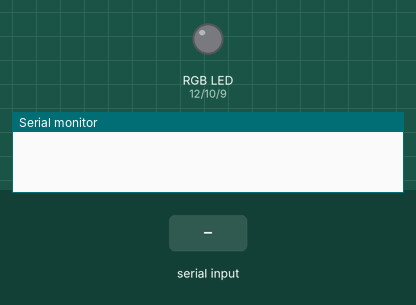
This sketch was run on a simulated Arduino Uno, built with avr-gcc and run on an emulated ATmega328P. Parts: an RGB LED mixed from three pins (HIGH = lit), the last lines printed to the serial monitor. The test bench sets the inputs (shaded band).

Above: at 1.2 s.
1.3 s: "1" received over Serial
At 2.1 s:
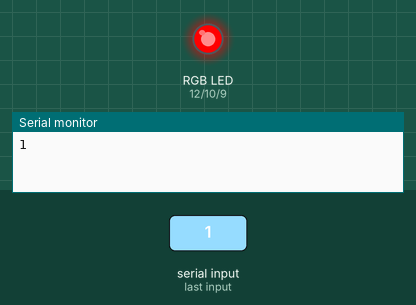
4.3 s: "2" received over Serial
At 4.9 s:
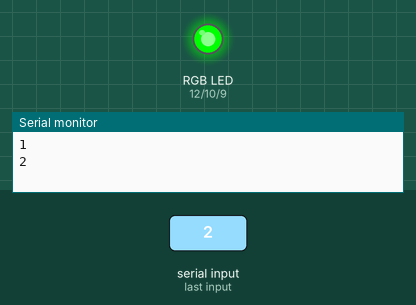
7.3 s: "3" received over Serial
At 8.1 s:
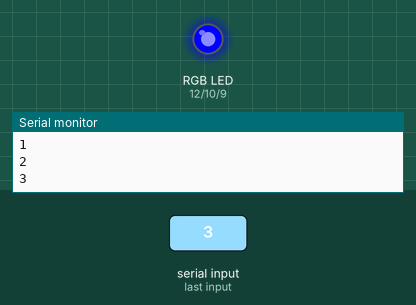
10.3 s: "4" received over Serial
At 10.7 s:
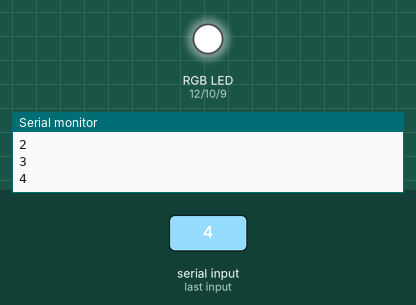
13.3 s: "5" received over Serial
At 14.1 s:
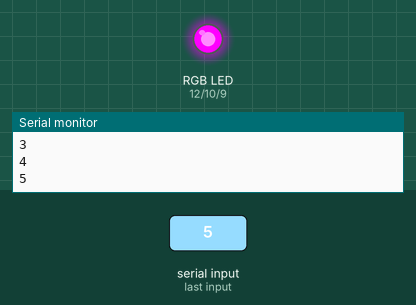
16.3 s: "6" received over Serial
At 17.1 s:
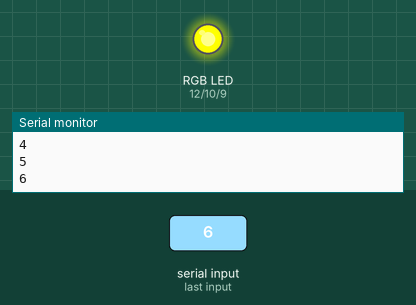
Timing chart, 0 to 19.3 s (numbered marks = the images above; inputs shaded):
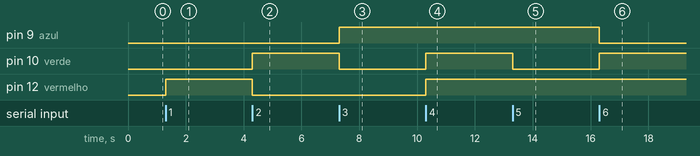

The sketch:

led_RGB_CMYK_monitor_serial.ino
```cpp
int vermelho = 12;
int verde = 10;
int azul = 9;
char cor = 0;

void setup() {
  pinMode(vermelho, OUTPUT);
  pinMode(verde, OUTPUT);
  pinMode(azul, OUTPUT);
  Serial.begin(9600);
}
void loop() {

  if (Serial.available()) {
    cor = Serial.read();
    Serial.println(cor);
  }
    switch (cor) {
      case '1':
        Vermelho();
        break;

      case '2':
        Verde();
        break;

      case '3':
        Azul();
        break;

      case '4':
        Branco();
        break;

      case '5':
        Magenta();
        break;

      case '6':
        Amarelo();
        break;

      case '7':
        Ciano();
        break;

      default:
        Desligado();
        break;
    }
  }

void Vermelho() {
  digitalWrite(vermelho, HIGH);//Coloca vermelho em nível alto, ligando-o
  delay(1000);//Intervalo de 1 segundo
  digitalWrite(vermelho, LOW);//Coloca vermelho em nível baixo
}
void Verde() {
  digitalWrite(verde, HIGH);//Coloca verde em nível alto
  delay(1000);//Intervalo de 1 segundo
  digitalWrite(verde, LOW);//Coloca verde em nível baixo
}
void Azul() {
  digitalWrite(azul, HIGH);//Coloca azul em nível alto
  delay(1000);//Intervalo de 1 segundo
  digitalWrite(azul, LOW);//Coloca azul em nível baixo
}
void Branco() {
  digitalWrite(azul, HIGH);//Coloca azul em nível alto
  digitalWrite(vermelho, HIGH);//Coloca vermelho em nível alto
  digitalWrite(verde, HIGH);//Coloca verde em nível alto, ligando-o
  delay(1000);//Intervalo de 1 segundo
  digitalWrite(azul, LOW);//Coloca azul em nível baixo
  digitalWrite(vermelho, LOW);//Coloca vermelho em nível baixo
  digitalWrite(verde, LOW);//Coloca verde em nível baixo
}
void Magenta() {
  digitalWrite(azul, HIGH);//Coloca azul em nível alto
  digitalWrite(vermelho, HIGH);//Coloca vermelho em nível alto
  delay(1000);//Intervalo de 1 segundo
  digitalWrite(azul, LOW);//Coloca azul em nível baixo
  digitalWrite(vermelho, LOW);//Coloca vermelho em nível baixo
}
void Amarelo() {
  digitalWrite(verde, HIGH);//Coloca verde em nível alto
  digitalWrite(vermelho, HIGH);//Coloca vermelho em nível alto
  delay(1000);//Intervalo de 1 segundo
  digitalWrite(verde, LOW);//Coloca verde em nível baixo
  digitalWrite(vermelho, LOW);//Coloca vermelho em nível baixo
}
void Ciano() {
  digitalWrite(verde, HIGH);//Coloca verde em nível alto
  digitalWrite(azul, HIGH);//Coloca azul em nível baixo alto
  delay(1000);//Intervalo de 1 segundo
  digitalWrite(verde, LOW);//Coloca verde em nível baixo
  digitalWrite(azul, LOW);//Coloca azul em nível baixo
}
//Função desligado
void Desligado() {
  digitalWrite(verde, LOW);
  digitalWrite(vermelho, LOW);
  digitalWrite(azul, LOW);
}
```

Measured:
- after the input at 1.3 s, pin 12 (vermelho): LOW → HIGH at once
- after the input at 4.3 s, pin 10 (verde): LOW → HIGH at once; pin 12 (vermelho): HIGH → LOW at once
- after the input at 7.3 s, pin 9 (azul): LOW → HIGH at once; pin 10 (verde): HIGH → LOW at once
- after the input at 10.3 s, pin 10 (verde), pin 12 (vermelho): LOW → HIGH at once
- after the input at 13.3 s, pin 10 (verde): HIGH → LOW at once
- after the input at 16.3 s, pin 9 (azul): HIGH → LOW at once; pin 10 (verde): LOW → HIGH at once
